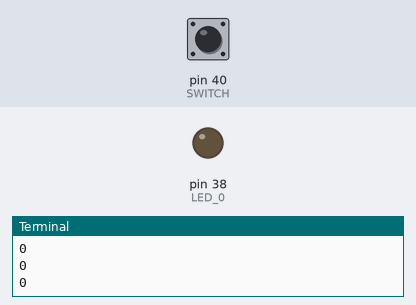
This program was run on a simulated Raspberry Pi (header pin numbers). Shown: output pins drawn as LEDs (lit = HIGH), the last lines printed to the terminal. The test bench sets the inputs (shaded band); at power-on: pin 40 (SWITCH) LOW.

Above: at 1.2 s.
1.3 s: pin 40 (SWITCH) pulled HIGH for 0.15 s
At 2.3 s:
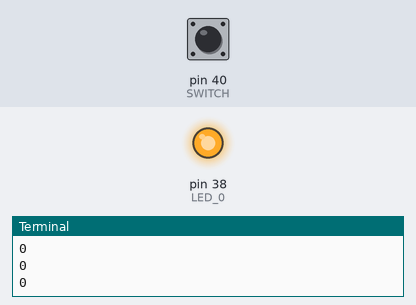
3.0 s: pin 40 (SWITCH) pulled HIGH for 1 s
At 5.2 s:
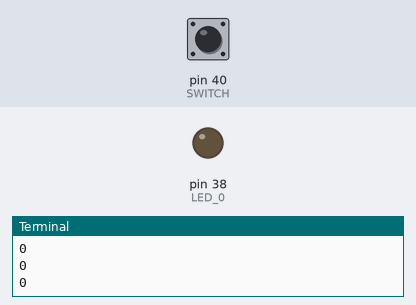
5.5 s: pin 40 (SWITCH) pulled HIGH for 3.2 s
At 9.2 s:
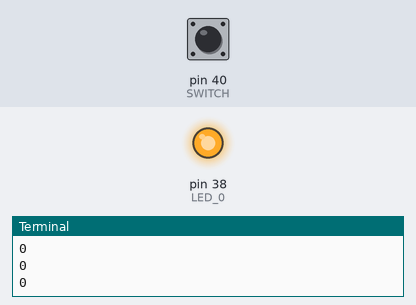
Timing chart, 0 to 10.7 s (numbered marks = the images above; inputs shaded):
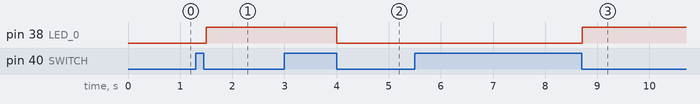

Measured:
- after the input at 1.3 s, pin 38 (LED_0): LOW → HIGH after 0.20 s
- after the input at 3.0 s, pin 38 (LED_0): HIGH → LOW after 1.0 s
- after the input at 5.5 s, pin 38 (LED_0): LOW → HIGH after 3.2 s

The program:

main.py
```python
#!/usr/bin/python3

import RPi.GPIO as GPIO
import atexit
from time import sleep

SWITCH = 40
LED_0 = 38


def init():
    GPIO.setmode(GPIO.BOARD)
    GPIO.setup(SWITCH, GPIO.IN, pull_up_down=GPIO.PUD_DOWN)
    GPIO.setup(LED_0, GPIO.OUT)
    atexit.register(exitHandler)


def exitHandler():
    print("Cleaning up GPIO configuration.")
    GPIO.cleanup()


init()

lastReadValue = 0
ledState = 0

while True:
    readValue = GPIO.input(SWITCH)
    print(readValue)

    if (readValue == 0 and lastReadValue == 1):
        ledState = not ledState
        GPIO.output(LED_0, ledState)

    lastReadValue = readValue
    sleep(0.1)
```
